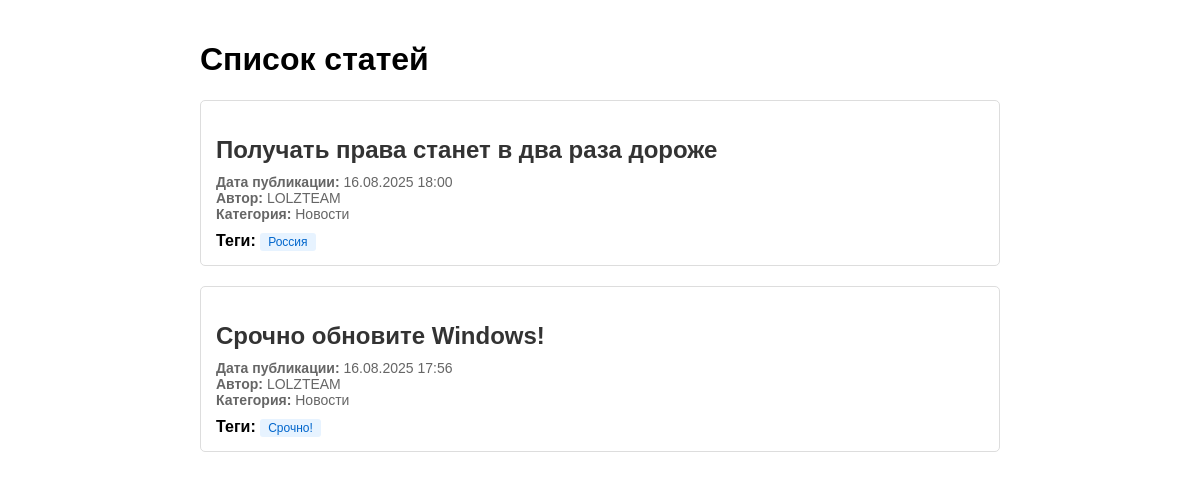
Screenshot of /ru/blog/ with the database file from the repository.
### blogapp/models.py (models this page shows, shortened)
class Article(models.Model):
    title = models.CharField(max_length=200, verbose_name="Заголовок")
    content = models.TextField(verbose_name="Содержимое")
    pub_date = models.DateTimeField(verbose_name="Дата публикации")
    author = models.ForeignKey(
        Author,
        on_delete=models.CASCADE,
        verbose_name="Автор"
    )
    category = models.ForeignKey(
        Category,
        on_delete=models.CASCADE,
        verbose_name="Категория"
    )
    tags = models.ManyToManyField(
        Tag,
        verbose_name="Теги",
        blank=True
    )
    class Meta:
        verbose_name = "Статья"
        verbose_name_plural = "Статьи"
        ordering = ['-pub_date']

class Author(models.Model):
    name = models.CharField(max_length=100, verbose_name="Имя автора")
    bio = models.TextField(verbose_name="Биография")
    class Meta:
        verbose_name = "Автор"
        verbose_name_plural = "Авторы"

class Category(models.Model):
    name = models.CharField(max_length=40, verbose_name="Название категории")
    class Meta:
        verbose_name = "Категория"
        verbose_name_plural = "Категории"

class Tag(models.Model):
    name = models.CharField(max_length=20, verbose_name="Название тега")
    class Meta:
        verbose_name = "Тег"
        verbose_name_plural = "Теги"

### blogapp/views.py (the view)
# urls.py: path('', ArticlesListView.as_view(), name='articles_list'),
class ArticlesListView(ListView):
    model = Article
    template_name = 'blogapp/article_list.html'
    context_object_name = 'articles'
    def get_queryset(self):
        logger.info("Запрос списка статей")
        return Article.objects.select_related(
            'author',
            'category'
        ).prefetch_related(
            'tags'
        ).defer(
            'content'
        )

### blogapp/templates/blogapp/article_list.html (shortened to what this page needs)
<!DOCTYPE html>
<html lang="ru">
<head>
</head>
<body>
    <h1>Список статей</h1>
    {% if articles %}
        {% for article in articles %}
            <div class="article">
                <h2 class="article-title">{{ article.title }}</h2>
                <div class="article-meta">
                    <strong>Дата публикации:</strong> {{ article.pub_date|date:"d.m.Y H:i" }}<br>
                    <strong>Автор:</strong> {{ article.author.name }}<br>
                    <strong>Категория:</strong> {{ article.category.name }}
                </div>
                <div class="tags">
                    <strong>Теги:</strong>
                    {% if article.tags.all %}
                        {% for tag in article.tags.all %}
                            <span class="tag">{{ tag.name }}</span>
                        {% endfor %}
                    {% else %}
                        <span>Нет тегов</span>
                    {% endif %}
                </div>
            </div>
        {% endfor %}
    {% else %}
        <p>Статей пока нет.</p>
    {% endif %}
</body>
</html>

### blogapp/templates/blogapp/article_list.html (style rules this page uses)
body { font-family: Arial, sans-serif; max-width: 800px; margin: 0 auto; padding: 20px; }
.article { border: 1px solid #ddd; margin-bottom: 20px; padding: 15px; border-radius: 5px; }
.article-title { color: #333; margin-bottom: 10px; }
.article-meta { color: #666; font-size: 14px; margin-bottom: 10px; }
.tags { margin-top: 10px; }
.tag { background-color: #e7f3ff; color: #0066cc; padding: 2px 8px; border-radius: 3px; font-size: 12px; margin-right: 5px; }

### rows the page displays
Article: title "Получать права станет в два раза дороже", pub_date "16.08.2025 18:00", author.name "LOLZTEAM", category.name "Новости"
Tag: name "Россия"
Article: title "Срочно обновите Windows!", pub_date "16.08.2025 17:56", author.name "LOLZTEAM", category.name "Новости"
Tag: name "Срочно!"
